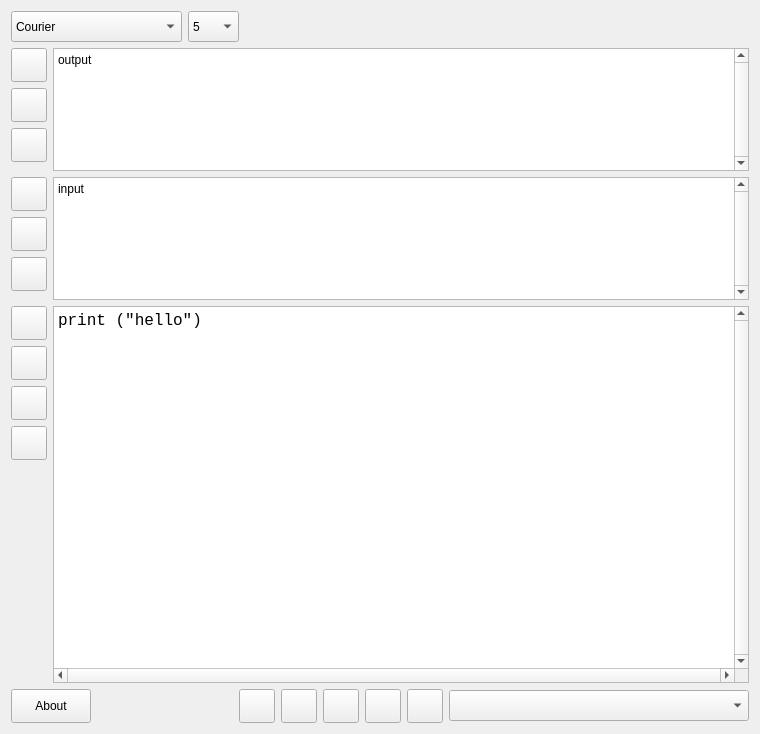
<?xml version="1.0" encoding="UTF-8"?>
<ui version="4.0">
 <class>MainView</class>
 <widget class="QMainWindow" name="MainView">
  <property name="geometry">
   <rect>
    <x>0</x>
    <y>0</y>
    <width>760</width>
    <height>734</height>
   </rect>
  </property>
  <property name="windowTitle">
   <string>PyRun Tester</string>
  </property>
  <property name="windowIcon">
   <iconset resource="PyRunResources.qrc">
    <normaloff>:/data/Icons/PyRunImg.png</normaloff>:/data/Icons/PyRunImg.png</iconset>
  </property>
  <widget class="QWidget" name="centralWidget">
   <layout class="QVBoxLayout" name="verticalLayout_2">
    <item>
     <layout class="QHBoxLayout" name="horizontalLayout_5">
      <item>
       <widget class="QFontComboBox" name="fntCombo">
        <property name="minimumSize">
         <size>
          <width>151</width>
          <height>31</height>
         </size>
        </property>
        <property name="toolTip">
         <string>Change Font</string>
        </property>
        <property name="editable">
         <bool>false</bool>
        </property>
        <property name="currentText">
         <string>BatangChe</string>
        </property>
        <property name="fontFilters">
         <set>QFontComboBox::MonospacedFonts</set>
        </property>
       </widget>
      </item>
      <item>
       <widget class="QComboBox" name="cmbFontSize">
        <property name="minimumSize">
         <size>
          <width>51</width>
          <height>31</height>
         </size>
        </property>
        <property name="toolTip">
         <string>Change Font Size</string>
        </property>
        <property name="currentText">
         <string>5</string>
        </property>
        <item>
         <property name="text">
          <string>5</string>
         </property>
        </item>
        <item>
         <property name="text">
          <string>6</string>
         </property>
        </item>
        <item>
         <property name="text">
          <string>7</string>
         </property>
        </item>
        <item>
         <property name="text">
          <string>8</string>
         </property>
        </item>
        <item>
         <property name="text">
          <string>10</string>
         </property>
        </item>
        <item>
         <property name="text">
          <string>11</string>
         </property>
        </item>
        <item>
         <property name="text">
          <string>12</string>
         </property>
        </item>
        <item>
         <property name="text">
          <string>14</string>
         </property>
        </item>
        <item>
         <property name="text">
          <string>16</string>
         </property>
        </item>
        <item>
         <property name="text">
          <string>18</string>
         </property>
        </item>
        <item>
         <property name="text">
          <string>20</string>
         </property>
        </item>
        <item>
         <property name="text">
          <string>24</string>
         </property>
        </item>
        <item>
         <property name="text">
          <string>26</string>
         </property>
        </item>
        <item>
         <property name="text">
          <string>28</string>
         </property>
        </item>
        <item>
         <property name="text">
          <string>36</string>
         </property>
        </item>
        <item>
         <property name="text">
          <string>48</string>
         </property>
        </item>
        <item>
         <property name="text">
          <string>72</string>
         </property>
        </item>
       </widget>
      </item>
      <item>
       <spacer name="horizontalSpacer_2">
        <property name="orientation">
         <enum>Qt::Horizontal</enum>
        </property>
        <property name="sizeHint" stdset="0">
         <size>
          <width>40</width>
          <height>20</height>
         </size>
        </property>
       </spacer>
      </item>
     </layout>
    </item>
    <item>
     <layout class="QGridLayout" name="gridLayout" rowstretch="40,60">
      <item row="1" column="0">
       <layout class="QHBoxLayout" name="horizontalLayout_4">
        <item>
         <layout class="QVBoxLayout" name="vlCodeBtns">
          <item>
           <widget class="QPushButton" name="btnCodeOpen">
            <property name="minimumSize">
             <size>
              <width>36</width>
              <height>34</height>
             </size>
            </property>
            <property name="maximumSize">
             <size>
              <width>36</width>
              <height>34</height>
             </size>
            </property>
            <property name="toolTip">
             <string>Open Into Code</string>
            </property>
            <property name="text">
             <string/>
            </property>
            <property name="icon">
             <iconset resource="PyRunResources.qrc">
              <normaloff>:/data/Icons/Open.png</normaloff>:/data/Icons/Open.png</iconset>
            </property>
            <property name="iconSize">
             <size>
              <width>24</width>
              <height>24</height>
             </size>
            </property>
           </widget>
          </item>
          <item>
           <widget class="QPushButton" name="btnCodeSave">
            <property name="minimumSize">
             <size>
              <width>36</width>
              <height>34</height>
             </size>
            </property>
            <property name="maximumSize">
             <size>
              <width>36</width>
              <height>34</height>
             </size>
            </property>
            <property name="toolTip">
             <string>Save Code</string>
            </property>
            <property name="text">
             <string/>
            </property>
            <property name="icon">
             <iconset resource="PyRunResources.qrc">
              <normaloff>:/data/Icons/Save.png</normaloff>:/data/Icons/Save.png</iconset>
            </property>
            <property name="iconSize">
             <size>
              <width>24</width>
              <height>24</height>
             </size>
            </property>
           </widget>
          </item>
          <item>
           <widget class="QPushButton" name="btnCodeClear">
            <property name="minimumSize">
             <size>
              <width>36</width>
              <height>34</height>
             </size>
            </property>
            <property name="maximumSize">
             <size>
              <width>36</width>
              <height>34</height>
             </size>
            </property>
            <property name="toolTip">
             <string>Clear Code</string>
            </property>
            <property name="text">
             <string/>
            </property>
            <property name="icon">
             <iconset resource="PyRunResources.qrc">
              <normaloff>:/data/Icons/Clear.png</normaloff>:/data/Icons/Clear.png</iconset>
            </property>
            <property name="iconSize">
             <size>
              <width>24</width>
              <height>24</height>
             </size>
            </property>
           </widget>
          </item>
          <item>
           <widget class="QPushButton" name="btnRun">
            <property name="minimumSize">
             <size>
              <width>36</width>
              <height>34</height>
             </size>
            </property>
            <property name="maximumSize">
             <size>
              <width>36</width>
              <height>34</height>
             </size>
            </property>
            <property name="toolTip">
             <string>Run Code</string>
            </property>
            <property name="text">
             <string/>
            </property>
            <property name="icon">
             <iconset resource="PyRunResources.qrc">
              <normaloff>:/data/Icons/Run.png</normaloff>:/data/Icons/Run.png</iconset>
            </property>
            <property name="iconSize">
             <size>
              <width>24</width>
              <height>24</height>
             </size>
            </property>
           </widget>
          </item>
          <item>
           <spacer name="verticalSpacer">
            <property name="orientation">
             <enum>Qt::Vertical</enum>
            </property>
            <property name="sizeHint" stdset="0">
             <size>
              <width>20</width>
              <height>40</height>
             </size>
            </property>
           </spacer>
          </item>
         </layout>
        </item>
        <item>
         <widget class="CodeEditor" name="txtCode">
          <property name="font">
           <font>
            <family>Courier New</family>
            <pointsize>12</pointsize>
           </font>
          </property>
          <property name="toolTip">
           <string>Code Area</string>
          </property>
          <property name="verticalScrollBarPolicy">
           <enum>Qt::ScrollBarAlwaysOn</enum>
          </property>
          <property name="horizontalScrollBarPolicy">
           <enum>Qt::ScrollBarAlwaysOn</enum>
          </property>
          <property name="plainText">
           <string>print (&quot;hello&quot;)
</string>
          </property>
         </widget>
        </item>
       </layout>
      </item>
      <item row="0" column="0">
       <layout class="QVBoxLayout" name="verticalLayout">
        <item>
         <layout class="QHBoxLayout" name="horizontalLayout_3">
          <item>
           <layout class="QVBoxLayout" name="vlOutputBtns">
            <item>
             <widget class="QPushButton" name="btnOutputOpen">
              <property name="minimumSize">
               <size>
                <width>36</width>
                <height>34</height>
               </size>
              </property>
              <property name="maximumSize">
               <size>
                <width>36</width>
                <height>34</height>
               </size>
              </property>
              <property name="toolTip">
               <string>Open Output</string>
              </property>
              <property name="text">
               <string/>
              </property>
              <property name="icon">
               <iconset resource="PyRunResources.qrc">
                <normaloff>:/data/Icons/Open.png</normaloff>:/data/Icons/Open.png</iconset>
              </property>
              <property name="iconSize">
               <size>
                <width>24</width>
                <height>24</height>
               </size>
              </property>
             </widget>
            </item>
            <item>
             <widget class="QPushButton" name="btnOutputSave">
              <property name="minimumSize">
               <size>
                <width>36</width>
                <height>34</height>
               </size>
              </property>
              <property name="maximumSize">
               <size>
                <width>36</width>
                <height>34</height>
               </size>
              </property>
              <property name="toolTip">
               <string>Save Output</string>
              </property>
              <property name="text">
               <string/>
              </property>
              <property name="icon">
               <iconset resource="PyRunResources.qrc">
                <normaloff>:/data/Icons/Save.png</normaloff>:/data/Icons/Save.png</iconset>
              </property>
              <property name="iconSize">
               <size>
                <width>24</width>
                <height>24</height>
               </size>
              </property>
             </widget>
            </item>
            <item>
             <widget class="QPushButton" name="btnOutputClear">
              <property name="minimumSize">
               <size>
                <width>36</width>
                <height>34</height>
               </size>
              </property>
              <property name="maximumSize">
               <size>
                <width>36</width>
                <height>34</height>
               </size>
              </property>
              <property name="toolTip">
               <string>Clear Output</string>
              </property>
              <property name="text">
               <string/>
              </property>
              <property name="icon">
               <iconset resource="PyRunResources.qrc">
                <normaloff>:/data/Icons/Clear.png</normaloff>:/data/Icons/Clear.png</iconset>
              </property>
              <property name="iconSize">
               <size>
                <width>24</width>
                <height>24</height>
               </size>
              </property>
             </widget>
            </item>
            <item>
             <spacer name="verticalSpacer_2">
              <property name="orientation">
               <enum>Qt::Vertical</enum>
              </property>
              <property name="sizeHint" stdset="0">
               <size>
                <width>20</width>
                <height>40</height>
               </size>
              </property>
             </spacer>
            </item>
           </layout>
          </item>
          <item>
           <widget class="CodeEditor" name="txtOutput">
            <property name="toolTip">
             <string>Output</string>
            </property>
            <property name="verticalScrollBarPolicy">
             <enum>Qt::ScrollBarAlwaysOn</enum>
            </property>
            <property name="plainText">
             <string>output</string>
            </property>
           </widget>
          </item>
         </layout>
        </item>
        <item>
         <layout class="QHBoxLayout" name="horizontalLayout_2">
          <item>
           <layout class="QVBoxLayout" name="vlInputBtns">
            <item>
             <widget class="QPushButton" name="btnInputOpen">
              <property name="minimumSize">
               <size>
                <width>36</width>
                <height>34</height>
               </size>
              </property>
              <property name="maximumSize">
               <size>
                <width>36</width>
                <height>34</height>
               </size>
              </property>
              <property name="toolTip">
               <string>Open Input</string>
              </property>
              <property name="text">
               <string/>
              </property>
              <property name="icon">
               <iconset resource="PyRunResources.qrc">
                <normaloff>:/data/Icons/Open.png</normaloff>:/data/Icons/Open.png</iconset>
              </property>
              <property name="iconSize">
               <size>
                <width>24</width>
                <height>24</height>
               </size>
              </property>
             </widget>
            </item>
            <item>
             <widget class="QPushButton" name="btnInputSave">
              <property name="minimumSize">
               <size>
                <width>36</width>
                <height>34</height>
               </size>
              </property>
              <property name="maximumSize">
               <size>
                <width>36</width>
                <height>34</height>
               </size>
              </property>
              <property name="toolTip">
               <string>Save Input</string>
              </property>
              <property name="text">
               <string/>
              </property>
              <property name="icon">
               <iconset resource="PyRunResources.qrc">
                <normaloff>:/data/Icons/Save.png</normaloff>:/data/Icons/Save.png</iconset>
              </property>
              <property name="iconSize">
               <size>
                <width>24</width>
                <height>24</height>
               </size>
              </property>
             </widget>
            </item>
            <item>
             <widget class="QPushButton" name="btnInputClear">
              <property name="minimumSize">
               <size>
                <width>36</width>
                <height>34</height>
               </size>
              </property>
              <property name="maximumSize">
               <size>
                <width>36</width>
                <height>34</height>
               </size>
              </property>
              <property name="toolTip">
               <string>Clear Input</string>
              </property>
              <property name="text">
               <string/>
              </property>
              <property name="icon">
               <iconset resource="PyRunResources.qrc">
                <normaloff>:/data/Icons/Clear.png</normaloff>:/data/Icons/Clear.png</iconset>
              </property>
              <property name="iconSize">
               <size>
                <width>24</width>
                <height>24</height>
               </size>
              </property>
             </widget>
            </item>
            <item>
             <spacer name="verticalSpacer_3">
              <property name="orientation">
               <enum>Qt::Vertical</enum>
              </property>
              <property name="sizeHint" stdset="0">
               <size>
                <width>20</width>
                <height>40</height>
               </size>
              </property>
             </spacer>
            </item>
           </layout>
          </item>
          <item>
           <widget class="CodeEditor" name="txtInput">
            <property name="toolTip">
             <string>Input</string>
            </property>
            <property name="verticalScrollBarPolicy">
             <enum>Qt::ScrollBarAlwaysOn</enum>
            </property>
            <property name="plainText">
             <string>input</string>
            </property>
           </widget>
          </item>
         </layout>
        </item>
       </layout>
      </item>
     </layout>
    </item>
    <item>
     <layout class="QHBoxLayout" name="horizontalLayout">
      <item>
       <widget class="QPushButton" name="btnAbout">
        <property name="minimumSize">
         <size>
          <width>80</width>
          <height>34</height>
         </size>
        </property>
        <property name="maximumSize">
         <size>
          <width>80</width>
          <height>34</height>
         </size>
        </property>
        <property name="toolTip">
         <string>About</string>
        </property>
        <property name="text">
         <string>About</string>
        </property>
        <property name="icon">
         <iconset resource="PyRunResources.qrc">
          <normaloff>:/data/Icons/PyRunImg.png</normaloff>:/data/Icons/PyRunImg.png</iconset>
        </property>
        <property name="iconSize">
         <size>
          <width>24</width>
          <height>24</height>
         </size>
        </property>
       </widget>
      </item>
      <item>
       <spacer name="horizontalSpacer">
        <property name="orientation">
         <enum>Qt::Horizontal</enum>
        </property>
        <property name="sizeHint" stdset="0">
         <size>
          <width>40</width>
          <height>20</height>
         </size>
        </property>
       </spacer>
      </item>
      <item>
       <widget class="QPushButton" name="btnCodeDatabase">
        <property name="minimumSize">
         <size>
          <width>36</width>
          <height>34</height>
         </size>
        </property>
        <property name="maximumSize">
         <size>
          <width>36</width>
          <height>34</height>
         </size>
        </property>
        <property name="toolTip">
         <string>Save Database</string>
        </property>
        <property name="text">
         <string/>
        </property>
        <property name="icon">
         <iconset resource="PyRunResources.qrc">
          <normaloff>:/data/Icons/Snippets.png</normaloff>:/data/Icons/Snippets.png</iconset>
        </property>
        <property name="iconSize">
         <size>
          <width>24</width>
          <height>24</height>
         </size>
        </property>
       </widget>
      </item>
      <item>
       <widget class="QPushButton" name="btnAddSnippet">
        <property name="minimumSize">
         <size>
          <width>36</width>
          <height>34</height>
         </size>
        </property>
        <property name="maximumSize">
         <size>
          <width>36</width>
          <height>34</height>
         </size>
        </property>
        <property name="toolTip">
         <string>Add New</string>
        </property>
        <property name="text">
         <string/>
        </property>
        <property name="icon">
         <iconset resource="PyRunResources.qrc">
          <normaloff>:/data/Icons/Add.png</normaloff>:/data/Icons/Add.png</iconset>
        </property>
        <property name="iconSize">
         <size>
          <width>24</width>
          <height>24</height>
         </size>
        </property>
       </widget>
      </item>
      <item>
       <widget class="QPushButton" name="btnRemoveSnippet">
        <property name="minimumSize">
         <size>
          <width>36</width>
          <height>34</height>
         </size>
        </property>
        <property name="maximumSize">
         <size>
          <width>36</width>
          <height>34</height>
         </size>
        </property>
        <property name="toolTip">
         <string>Remove</string>
        </property>
        <property name="text">
         <string/>
        </property>
        <property name="icon">
         <iconset resource="PyRunResources.qrc">
          <normaloff>:/data/Icons/Remove.png</normaloff>:/data/Icons/Remove.png</iconset>
        </property>
        <property name="iconSize">
         <size>
          <width>24</width>
          <height>24</height>
         </size>
        </property>
       </widget>
      </item>
      <item>
       <widget class="QPushButton" name="btnLoadSnippet">
        <property name="minimumSize">
         <size>
          <width>36</width>
          <height>34</height>
         </size>
        </property>
        <property name="maximumSize">
         <size>
          <width>36</width>
          <height>34</height>
         </size>
        </property>
        <property name="toolTip">
         <string>Load To Code Area</string>
        </property>
        <property name="text">
         <string/>
        </property>
        <property name="icon">
         <iconset resource="PyRunResources.qrc">
          <normaloff>:/data/Icons/Load.png</normaloff>:/data/Icons/Load.png</iconset>
        </property>
        <property name="iconSize">
         <size>
          <width>24</width>
          <height>24</height>
         </size>
        </property>
       </widget>
      </item>
      <item>
       <widget class="QPushButton" name="btnRunSnippet">
        <property name="minimumSize">
         <size>
          <width>36</width>
          <height>34</height>
         </size>
        </property>
        <property name="maximumSize">
         <size>
          <width>36</width>
          <height>34</height>
         </size>
        </property>
        <property name="toolTip">
         <string>Run Selected Snippet</string>
        </property>
        <property name="text">
         <string/>
        </property>
        <property name="icon">
         <iconset resource="PyRunResources.qrc">
          <normaloff>:/data/Icons/Run.png</normaloff>:/data/Icons/Run.png</iconset>
        </property>
        <property name="iconSize">
         <size>
          <width>24</width>
          <height>24</height>
         </size>
        </property>
       </widget>
      </item>
      <item>
       <widget class="QComboBox" name="cmbSnippets">
        <property name="minimumSize">
         <size>
          <width>300</width>
          <height>31</height>
         </size>
        </property>
        <property name="maximumSize">
         <size>
          <width>300</width>
          <height>31</height>
         </size>
        </property>
        <property name="toolTip">
         <string>Snippets</string>
        </property>
       </widget>
      </item>
     </layout>
    </item>
   </layout>
  </widget>
 </widget>
 <layoutdefault spacing="6" margin="11"/>
 <customwidgets>
  <customwidget>
   <class>CodeEditor</class>
   <extends>QPlainTextEdit</extends>
   <header location="global">codeeditor.h</header>
  </customwidget>
 </customwidgets>
 <resources>
  <include location="PyRunResources.qrc"/>
 </resources>
 <connections/>
</ui>
